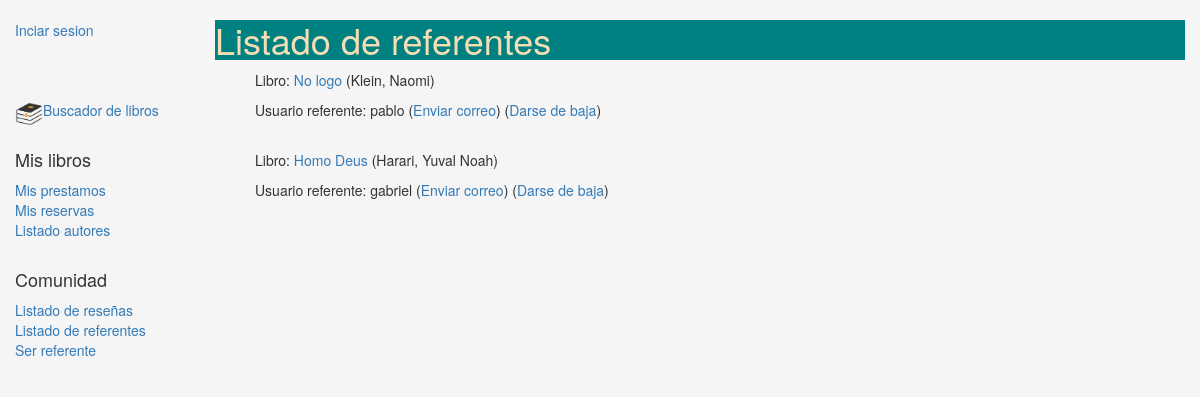
The page /gestion/mentorlist/ on the database its author committed.
### gestion/models.py (models this page shows, shortened)
class Mentor(models.Model):
    mentor = models.ForeignKey(User, on_delete = models.CASCADE, verbose_name = 'Referente')
    book = models.ForeignKey(Book, on_delete = models.CASCADE, verbose_name = 'Libro')
    contact_email = models.EmailField(verbose_name = 'E-mail de contacto')

class Book(models.Model):
    title = models.CharField(verbose_name = 'Titulo', max_length=200)
    author = models.ForeignKey('Author', on_delete=models.SET_NULL, null=True, verbose_name = 'Autor')
    summary = models.TextField(max_length=1000,
        help_text="Ingrese una breve descripción del libro", verbose_name = 'Resumen')
    isbn = models.CharField('ISBN',max_length=13,
        help_text='13 Caracteres <a href="https://www.isbn-international.org/content/what-isbn">ISBN number</a>')
    genre = models.ManyToManyField(Genre,
        help_text="Seleccione los generos de este libro", verbose_name = 'Genero')
    language = models.ForeignKey(Language, on_delete=models.SET_NULL, null=True, verbose_name = 'Lenguaje')
    image = models.ImageField(upload_to = 'gestion', null = True, blank = True, verbose_name = 'Imagen')
    counter = models.IntegerField(blank = True, null = True, default = 0)
    def get_absolute_url(self):
        return reverse('book-detail', args=[str(self.id)]) #Devuelve la URL a una instancia particular de Book
    def display_genre(self):
        return ', '.join([ genre.name for genre in self.genre.all()[:3] ]) #Crea string para el genero (para Admin)
    display_genre.short_description = 'Genre'

class Author(models.Model):
    first_name = models.CharField(max_length=100, verbose_name = 'Nombre')
    last_name = models.CharField(max_length=100, verbose_name = 'Apellido')
    class Meta:
        ordering = ['last_name']
    def __str__(self):
        return '%s, %s' % (self.last_name, self.first_name)

### gestion/views.py (the view)
# urls.py: path('mentorlist/',views.MentorList.as_view(), name = 'mentor-list'),
class MentorList(generic.ListView):
    model = Mentor

### gestion/templates/gestion/mentor_list.html
{% extends "base_generic.html" %}
{% block content %}
    <h1>Listado de referentes</h1>
    {% if object_list %}
    <ul>
      {% for mentor in object_list %}
      <p>Libro: <a href="{{ mentor.book.get_absolute_url }}"> {{ mentor.book.title }}</a>
        ({{mentor.book.author}})</p>
        <p>Usuario referente:  {{ mentor.mentor }}
            (<a href="mailto:{{mentor.contact_email}}">Enviar correo</a>)
            (<a href="{% url 'delete-mentor' mentor.id %}">Darse de baja</a>)
        </p>
        <br>
      {% endfor %}
    </ul>
    {% else %}
      <p>No hay referentes todavia</p>
    {% endif %}
{% endblock %}

### gestion/static/css/styles.css (style rules this page uses)
body { background-color: whitesmoke; }
h1 { background-color: teal; color: wheat; }

### rows shown on the page
Mentor: book "No logo", book.author "Klein, Naomi", mentor "pablo"
Mentor: book "Homo Deus", book.author "Harari, Yuval Noah", mentor "gabriel"
